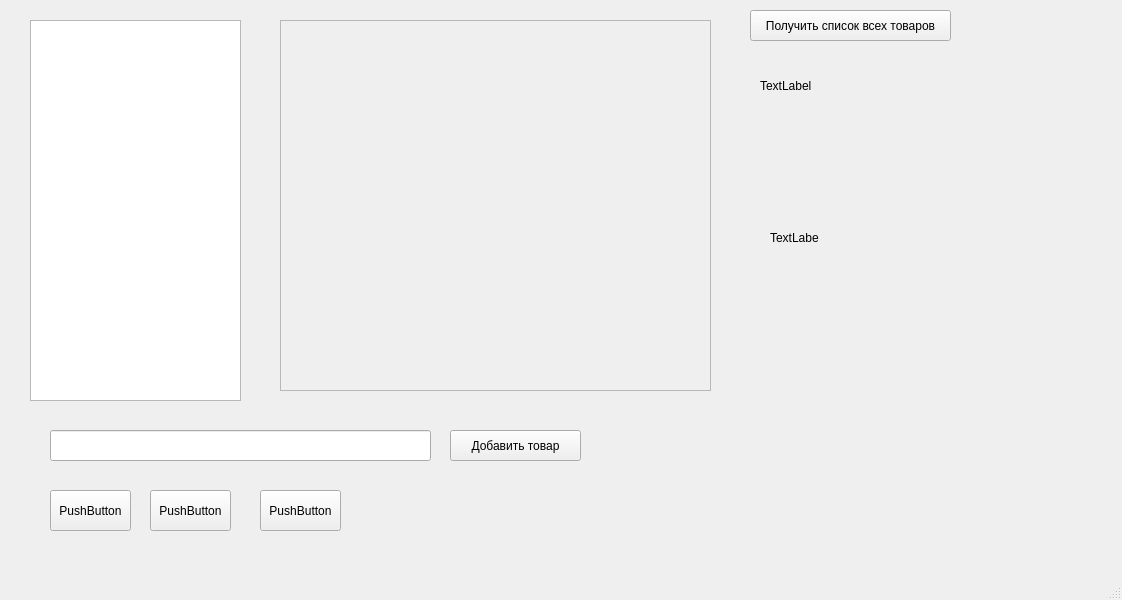
<?xml version="1.0" encoding="UTF-8"?>
<ui version="4.0">
 <class>MainWindow</class>
 <widget class="QMainWindow" name="MainWindow">
  <property name="geometry">
   <rect>
    <x>0</x>
    <y>0</y>
    <width>1122</width>
    <height>600</height>
   </rect>
  </property>
  <property name="sizePolicy">
   <sizepolicy hsizetype="Preferred" vsizetype="Maximum">
    <horstretch>0</horstretch>
    <verstretch>0</verstretch>
   </sizepolicy>
  </property>
  <property name="windowTitle">
   <string>MainWindow</string>
  </property>
  <widget class="QWidget" name="centralwidget">
   <widget class="QListWidget" name="listWidget">
    <property name="geometry">
     <rect>
      <x>30</x>
      <y>20</y>
      <width>211</width>
      <height>381</height>
     </rect>
    </property>
   </widget>
   <widget class="QPushButton" name="pushButton">
    <property name="geometry">
     <rect>
      <x>750</x>
      <y>10</y>
      <width>201</width>
      <height>31</height>
     </rect>
    </property>
    <property name="text">
     <string>Получить список всех товаров</string>
    </property>
   </widget>
   <widget class="QWidget" name="verticalLayoutWidget">
    <property name="geometry">
     <rect>
      <x>280</x>
      <y>20</y>
      <width>431</width>
      <height>371</height>
     </rect>
    </property>
    <layout class="QVBoxLayout" name="verticalLayout">
     <item>
      <widget class="QScrollArea" name="scrollArea">
       <property name="widgetResizable">
        <bool>true</bool>
       </property>
       <widget class="QWidget" name="scrollAreaWidgetContents">
        <property name="geometry">
         <rect>
          <x>0</x>
          <y>0</y>
          <width>427</width>
          <height>367</height>
         </rect>
        </property>
        <layout class="QVBoxLayout" name="verticalLayout_2">
         <item>
          <layout class="QGridLayout" name="gridLayout"/>
         </item>
        </layout>
       </widget>
      </widget>
     </item>
    </layout>
   </widget>
   <widget class="QPushButton" name="addProductButton">
    <property name="geometry">
     <rect>
      <x>450</x>
      <y>430</y>
      <width>131</width>
      <height>31</height>
     </rect>
    </property>
    <property name="text">
     <string>Добавить товар</string>
    </property>
   </widget>
   <widget class="QPushButton" name="pushButton_3">
    <property name="geometry">
     <rect>
      <x>50</x>
      <y>490</y>
      <width>81</width>
      <height>41</height>
     </rect>
    </property>
    <property name="text">
     <string>PushButton</string>
    </property>
   </widget>
   <widget class="QLineEdit" name="lineEdit">
    <property name="geometry">
     <rect>
      <x>50</x>
      <y>430</y>
      <width>381</width>
      <height>31</height>
     </rect>
    </property>
   </widget>
   <widget class="QPushButton" name="pushButton_4">
    <property name="geometry">
     <rect>
      <x>150</x>
      <y>490</y>
      <width>81</width>
      <height>41</height>
     </rect>
    </property>
    <property name="text">
     <string>PushButton</string>
    </property>
   </widget>
   <widget class="QPushButton" name="pushButton_5">
    <property name="geometry">
     <rect>
      <x>260</x>
      <y>490</y>
      <width>81</width>
      <height>41</height>
     </rect>
    </property>
    <property name="text">
     <string>PushButton</string>
    </property>
   </widget>
   <widget class="QLabel" name="textProduct">
    <property name="geometry">
     <rect>
      <x>760</x>
      <y>60</y>
      <width>301</width>
      <height>51</height>
     </rect>
    </property>
    <property name="text">
     <string>TextLabel</string>
    </property>
   </widget>
   <widget class="QLabel" name="label">
    <property name="geometry">
     <rect>
      <x>770</x>
      <y>230</y>
      <width>49</width>
      <height>16</height>
     </rect>
    </property>
    <property name="text">
     <string>TextLabel</string>
    </property>
   </widget>
  </widget>
  <widget class="QMenuBar" name="menubar">
   <property name="geometry">
    <rect>
     <x>0</x>
     <y>0</y>
     <width>1122</width>
     <height>21</height>
    </rect>
   </property>
  </widget>
  <widget class="QStatusBar" name="statusbar"/>
 </widget>
 <resources/>
 <connections/>
</ui>
